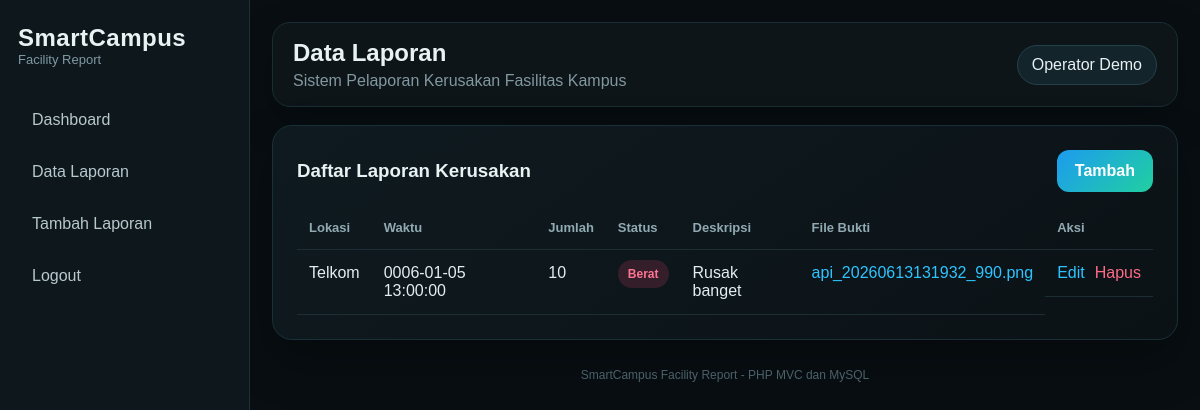
Screenshot of /server/index.php?page=laporan (signed in) with the database file from the repository.
### tables this page shows
CREATE TABLE `laporan` (
  `id` int(11) NOT NULL,
  `user_id` int(11) NOT NULL,
  `lokasi_fasilitas` varchar(150) NOT NULL,
  `waktu_laporan` datetime NOT NULL,
  `jumlah_fasilitas_rusak` int(11) NOT NULL,
  `status_kerusakan` varchar(20) NOT NULL,
  `deskripsi` text NOT NULL,
  `foto_bukti` varchar(255) NOT NULL,
  `created_at` datetime DEFAULT current_timestamp()
);

### server/controllers/LaporanController.php (called while the page is built, shortened)
<?php
require_once __DIR__ . '/../models/Laporan.php';
class LaporanController {
    private $laporan;
    public function __construct($conn) {
        $this->laporan = new Laporan($conn);
    }
    public function index() {
        $title = "Data Laporan";
        $data = $this->laporan->allByUser($_SESSION['user']['id']);
        include __DIR__ . '/../views/laporan/index.php';
    }
}
?>

### server/models/Laporan.php (called while the page is built, shortened)
<?php
class Laporan {
    private $conn;
    public function __construct($conn) {
        $this->conn = $conn;
    }
    public function allByUser($userId) {
        $stmt = mysqli_prepare($this->conn, "SELECT * FROM laporan WHERE user_id = ? ORDER BY waktu_laporan DESC");
        mysqli_stmt_bind_param($stmt, "i", $userId);
        mysqli_stmt_execute($stmt);
        return mysqli_fetch_all(mysqli_stmt_get_result($stmt), MYSQLI_ASSOC);
    }
}
?>

### server/views/laporan/index.php (the view)
<?php include __DIR__ . '/../layout/header.php'; ?>
<section class="content-card fade-up">
    <div class="section-title">
        <h3>Daftar Laporan Kerusakan</h3>
        <a href="index.php?page=tambah_laporan" class="primary-link">Tambah</a>
    </div>
    <div class="table-wrap">
        <table>
            <thead>
                <tr><th>Lokasi</th><th>Waktu</th><th>Jumlah</th><th>Status</th><th>Deskripsi</th><th>File Bukti</th><th>Aksi</th></tr>
            </thead>
            <tbody>
            <?php foreach($data as $row): ?>
                <tr>
                    <td><?= htmlspecialchars($row['lokasi_fasilitas']) ?></td>
                    <td><?= htmlspecialchars($row['waktu_laporan']) ?></td>
                    <td><?= htmlspecialchars($row['jumlah_fasilitas_rusak']) ?></td>
                    <td><span class="badge <?= strtolower($row['status_kerusakan']) ?>"><?= $row['status_kerusakan'] ?></span></td>
                    <td><?= htmlspecialchars($row['deskripsi']) ?></td>
                    <td><a href="uploads/<?= htmlspecialchars($row['foto_bukti']) ?>" target="_blank"><?= htmlspecialchars($row['foto_bukti']) ?></a></td>
                    <td class="actions">
                        <a href="index.php?page=edit_laporan&id=<?= $row['id'] ?>">Edit</a>
                        <a class="danger" onclick="return confirm('Hapus laporan ini?')" href="index.php?page=hapus_laporan&id=<?= $row['id'] ?>">Hapus</a>
                    </td>
                </tr>
            <?php endforeach; ?>
            </tbody>
        </table>
    </div>
</section>
<?php include __DIR__ . '/../layout/footer.php'; ?>

### server/index.php (shortened to what this page needs)
<?php
require_once __DIR__ . '/controllers/DashboardController.php';
require_once __DIR__ . '/controllers/LaporanController.php';
$page = $_GET['page'] ?? 'login';
$laporan = new LaporanController($conn);
switch ($page) {
    case 'laporan': $laporan->index(); break;
}
?>

### server/views/layout/header.php (shortened to what this page needs)
<!DOCTYPE html>
<html lang="id">
<head>
    <link rel="stylesheet" href="assets/style.css">
</head>
<body>
<div class="app-shell">
    <aside class="sidebar">
        <div class="brand">SmartCampus</div>
        <div class="brand-sub">Facility Report</div>
        <?php if(isset($_SESSION['user'])): ?>
        <nav>
            <a href="index.php?page=dashboard">Dashboard</a>
            <a href="index.php?page=laporan">Data Laporan</a>
            <a href="index.php?page=tambah_laporan">Tambah Laporan</a>
            <a href="index.php?page=logout">Logout</a>
        </nav>
        <?php endif; ?>
    </aside>
    <main class="main-area">
        <header class="topbar">
            <div>
                <h1><?= $title ?? 'SmartCampus Facility' ?></h1>
                <p>Sistem Pelaporan Kerusakan Fasilitas Kampus</p>
            </div>
            <?php if(isset($_SESSION['user'])): ?>
            <div class="user-pill"><?= htmlspecialchars($_SESSION['user']['nama']) ?></div>
            <?php endif; ?>
        </header>

### server/views/layout/footer.php
<footer class="footer">SmartCampus Facility Report - PHP MVC dan MySQL</footer>
    </main>
</div>
</body>
</html>

### server/assets/style.css (style rules this page uses)
* { box-sizing: border-box; }
body { margin: 0; font-family: Arial, sans-serif; background: #080e12; color: #e8f2f3; }
a { color: #2ec4ff; text-decoration: none; }
.app-shell { display: grid; grid-template-columns: 250px 1fr; min-height: 100vh; }
.sidebar { background: #0e171c; border-right: 1px solid #1d3038; padding: 24px 18px; position: sticky; top: 0; height: 100vh; }
.brand { font-size: 24px; font-weight: 800; letter-spacing: .5px; }
.brand-sub { color: #7f99a3; margin-bottom: 32px; font-size: 13px; }
.sidebar nav { display: grid; gap: 10px; }
.sidebar a { display: block; color: #b7c8ce; padding: 12px 14px; border-radius: 12px; transition: .25s; }
.main-area { padding: 22px; overflow: hidden; }
.topbar { min-height: 76px; background: #0d1519; border: 1px solid #1a2d35; border-radius: 18px; padding: 16px 20px; display: flex; align-items: center; justify-content: space-between; margin-bottom: 18px; box-shadow: 0 16px 40px rgba(0,0,0,.22); }
.topbar h1 { margin: 0; font-size: 24px; }
.topbar p { margin: 5px 0 0; color: #8298a0; }
.user-pill { background: #14242b; border: 1px solid #24414b; padding: 10px 14px; border-radius: 999px; }
.hero-panel, .content-card, .auth-card { background: linear-gradient(145deg, #0f1a20, #0b1216); border: 1px solid #1a3038; border-radius: 20px; padding: 24px; box-shadow: 0 22px 48px rgba(0,0,0,.28); }
.primary-link, button { background: linear-gradient(135deg, #1d9bf0, #20d0a0); color: white; border: 0; padding: 12px 18px; border-radius: 12px; font-weight: 700; cursor: pointer; transition: .25s; }
.section-title { display: flex; justify-content: space-between; align-items: center; margin-bottom: 14px; }
.section-title h3, .content-card h3 { margin: 0; }
.table-wrap { overflow-x: auto; }
table { width: 100%; border-collapse: collapse; min-width: 760px; }
th, td { padding: 14px 12px; border-bottom: 1px solid #1c2d34; text-align: left; vertical-align: top; }
th { color: #91aab2; font-size: 13px; }
td { color: #e4eef1; }
.badge { padding: 7px 10px; border-radius: 999px; font-size: 12px; font-weight: 700; }
.badge.berat { background: rgba(255,79,120,.16); color: #ff7593; }
.actions { display:flex; gap: 10px; }
.actions .danger { color: #ff6b87; }
.footer { text-align: center; color: #526a73; margin: 28px 0 6px; font-size: 12px; }
.fade-up { animation: fadeUp .55s ease both; }

### rows the page displays
laporan: lokasi_fasilitas "Telkom", waktu_laporan "0006-01-05 13:00:00", jumlah_fasilitas_rusak "10", status_kerusakan "Berat", deskripsi "Rusak banget", foto_bukti "api_20260613131932_990.png"

### other values shown
$title "Data Laporan"
$_SESSION['user']['nama'] "Operator Demo"
